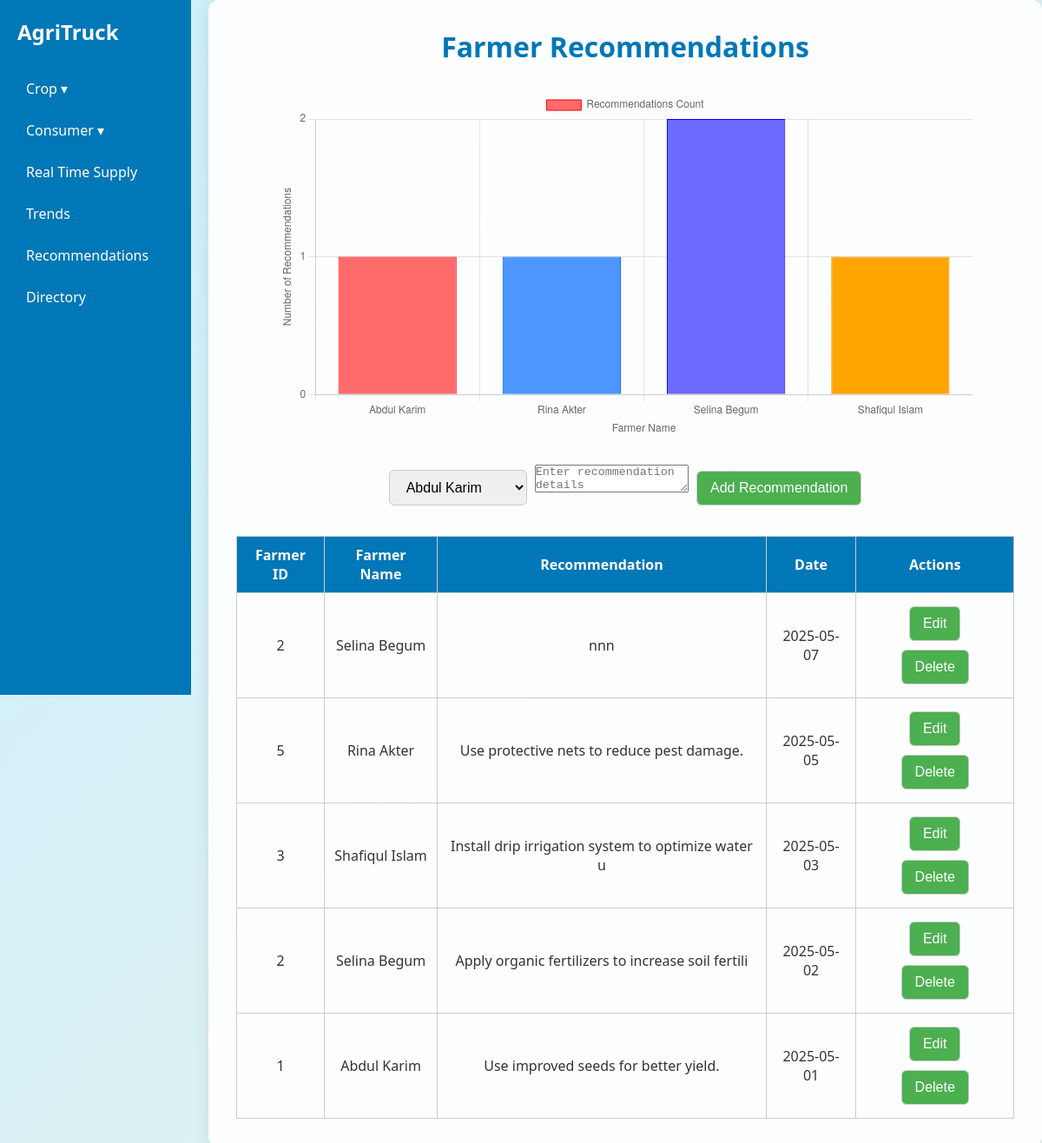
The app's page /recommendation.php with its own data.
### tables this page shows
CREATE TABLE `farmer_recommendation` (
  `recommendationId` int(11) NOT NULL,
  `FarmerId` int(11) DEFAULT NULL,
  `details` varchar(50) DEFAULT NULL,
  `date` date DEFAULT NULL
);

CREATE TABLE `farmer` (
  `FarmerId` int(11) NOT NULL,
  `FarmerName` varchar(100) DEFAULT NULL,
  `Thana` varchar(100) DEFAULT NULL,
  `ZipCode` varchar(10) DEFAULT NULL,
  `City` varchar(100) DEFAULT NULL
);

### recommendation.php (the view, shortened to what this page needs)
<?php
$host = 'localhost';
$username = 'root';
$password = '';
$database = 'agritruck';
$conn = new mysqli($host, $username, $password, $database);
$farmers = $conn->query("SELECT FarmerId, FarmerName FROM farmer");
$recommendations = $conn->query("
    SELECT fr.recommendationId, fr.FarmerId, f.FarmerName, fr.details, fr.date
    FROM farmer_recommendation fr
    JOIN farmer f ON fr.FarmerId = f.FarmerId
    ORDER BY fr.date DESC
");
$chartData = $conn->query("
    SELECT f.FarmerName, COUNT(fr.recommendationId) as recommendation_count
    FROM farmer_recommendation fr
    JOIN farmer f ON fr.FarmerId = f.FarmerId
    GROUP BY f.FarmerName
")->fetch_all(MYSQLI_ASSOC);
?>
<!DOCTYPE html>
<html lang="en">
<head>
  <link rel="stylesheet" href="consumer.css">
</head>
<body>
  <div class="container">
    <div class="sidebar">
      <h2>AgriTruck</h2>
      <ul class="nav">
        <li class="dropdown">
          <a href="#">Crop ▾</a>
        </li>
        <li class="dropdown">
          <a href="#">Consumer ▾</a>
        </li>
        <li><a href="warehouse.php">Real Time Supply</a></li>
        <li><a href="trends.php">Trends</a></li>
        <li><a href="recommendation.php">Recommendations</a></li>
        <li><a href="directories.php">Directory</a></li>
      </ul>
    </div>
    <div class="main-content">
      <h1>Farmer Recommendations</h1>
      <canvas id="recommendationChart" width="800" height="400"></canvas>
      <form method="POST" class="form-group">
        <select name="farmerId" id="farmerId" required>
          <?php while ($farmer = $farmers->fetch_assoc()): ?>
            <option value="<?= htmlspecialchars($farmer['FarmerId']) ?>"><?= htmlspecialchars($farmer['FarmerName']) ?></option>
          <?php endwhile; ?>
        </select>
        <textarea name="details" placeholder="Enter recommendation details" required></textarea>
        <button type="submit" name="add_recommendation">Add Recommendation</button>
      </form>
      <table>
        <thead>
          <tr>
            <th>Farmer ID</th>
            <th>Farmer Name</th>
            <th>Recommendation</th>
            <th>Date</th>
            <th>Actions</th>
          </tr>
        </thead>
        <tbody id="dataTable">
          <?php
          $recommendations->data_seek(0);
          while ($row = $recommendations->fetch_assoc()):
          ?>
            <tr>
              <td><?= htmlspecialchars($row['FarmerId']) ?></td>
              <td><?= htmlspecialchars($row['FarmerName']) ?></td>
              <td><?= htmlspecialchars($row['details']) ?></td>
              <td><?= htmlspecialchars($row['date']) ?></td>
              <td>
                <button onclick="openEditModal(
                  <?= htmlspecialchars($row['recommendationId']) ?>,
                  <?= htmlspecialchars($row['FarmerId']) ?>,
                  '<?= htmlspecialchars(addslashes($row['details'])) ?>'
                )">Edit</button>
                <form method="POST" style="display: inline;">
                  <button type="submit">Delete</button>
                </form>
              </td>
            </tr>
          <?php endwhile; ?>
        </tbody>
      </table>
    </div>
  </div>
  <script>
    // Initialize chart with data from PHP
    const chartData = {
      labels: <?= json_encode(array_column($chartData, 'FarmerName')) ?>,
      datasets: [{
        label: "Recommendations Count",
        data: <?= json_encode(array_column($chartData, 'recommendation_count')) ?>,
        backgroundColor: [
          "#FF6B6B", "#4D96FF", "#6B6BFF", "#FFA500", "#33CC99",
          "#96FF4D", "#CC9933", "#A500FF", "#9933CC", "#FF4D96"
        ],
        borderColor: [
          "#FF0000", "#0066FF", "#0000FF", "#FF8C00", "#009966",
          "#66FF00", "#996600", "#9900FF", "#660099", "#FF0066"
        ],
        borderWidth: 1
      }]
    };
    const chartCtx = document.getElementById("recommendationChart").getContext("2d");
    const chart = new Chart(chartCtx, {
      type: "bar",
      data: chartData,
      options: {
        responsive: true,
        scales: {
          y: {
            beginAtZero: true,
            title: { display: true, text: 'Number of Recommendations' },
            ticks: {
              stepSize: 1
            }
          },
          x: {
            title: { display: true, text: 'Farmer Name' }
          }
        }
      }
    });
    // Modal functions
    function openEditModal(id, farmerId, details) {
      document.getElementById('modalRecommendationId').value = id;
      document.getElementById('modalFarmerId').value = farmerId;
      document.getElementById('modalDetails').value = details;
      document.getElementById('editModal').style.display = 'block';
    }
    function closeEditModal() {
      document.getElementById('editModal').style.display = 'none';
    }
    // Close modal when clicking outside of it
    window.onclick = function(event) {
      const modal = document.getElementById('editModal');
      if (event.target === modal) {
        closeEditModal();
      }
    };
  </script>
</body>
</html>

### consumer.css (style rules this page uses)
* { margin: 0; padding: 0; box-sizing: border-box; }
body { font-family: 'Segoe UI', sans-serif; background: linear-gradient(to bottom right, #cdefff, #e6f4ea); color: #333; }
.container { display: flex; }
.sidebar { width: 220px; height: 100vh; background-color: #0077b6; padding: 20px; color: white; position: fixed; top: 0; left: 0; overflow-y: auto; }
.sidebar h2 { font-size: 24px; margin-bottom: 30px; }
.nav { list-style: none; padding: 0; }
.nav > li { margin-bottom: 10px; position: relative; }
.nav > li > a { color: white; text-decoration: none; padding: 8px 10px; display: block; border-radius: 5px; }
.main-content { margin-left: 240px; padding: 2rem; width: calc(100% - 240px); background: #ffffffee; border-radius: 12px; box-shadow: 0 4px 20px rgba(0, 0, 0, 0.1); overflow-y: auto; min-height: 100vh; }
h1 { text-align: center; color: #0077b6; margin-bottom: 20px; }
canvas { display: block; margin: 30px auto; max-width: 100%; }
.form-group { text-align: center; margin-bottom: 30px; }
select, button { padding: 10px 15px; margin: 5px; border-radius: 6px; border: 1px solid #ccc; font-size: 1rem; }
button { background-color: #4CAF50; color: white; cursor: pointer; transition: background 0.3s; }
table { width: 100%; border-collapse: collapse; margin-top: 10px; }
table, th, td { border: 1px solid #ccc; }
th { background-color: #0077b6; color: white; padding: 10px; }
td { padding: 10px; text-align: center; }

### records on screen
farmer_recommendation: FarmerId "2", FarmerId.FarmerName "Selina Begum", details "nnn", date "2025-05-07"
farmer_recommendation: FarmerId "5", FarmerId.FarmerName "Rina Akter", details "Use protective nets to reduce pest damage.", date "2025-05-05"
farmer_recommendation: FarmerId "3", FarmerId.FarmerName "Shafiqul Islam", details "Install drip irrigation system to optimize water u", date "2025-05-03"
farmer_recommendation: FarmerId "2", FarmerId.FarmerName "Selina Begum", details "Apply organic fertilizers to increase soil fertili", date "2025-05-02"
farmer_recommendation: FarmerId "1", FarmerId.FarmerName "Abdul Karim", details "Use improved seeds for better yield.", date "2025-05-01"

### other values on screen
form field farmerId "Abdul Karim"
chart data {{ json_encode(array_column($chartData, 'FarmerName')) }} ["Abdul Karim","Rina Akter","Selina Begum","Shafiqul Islam"]
